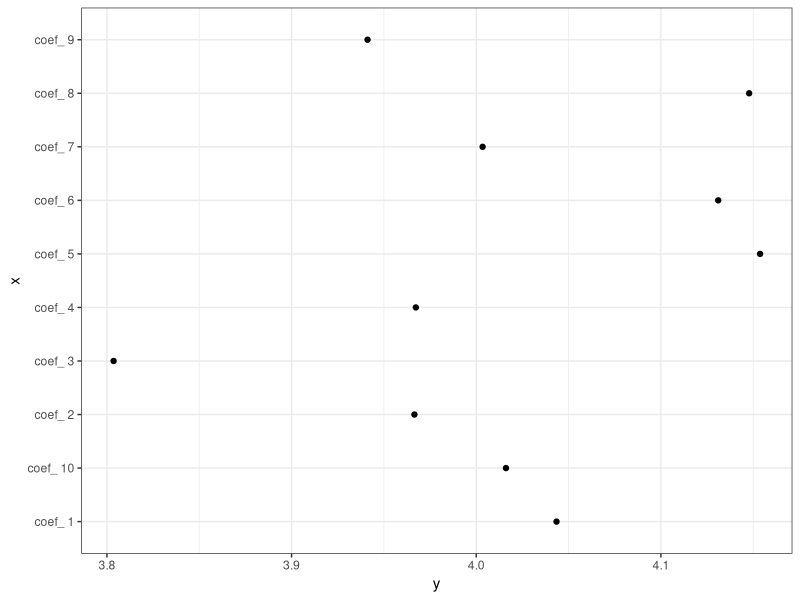
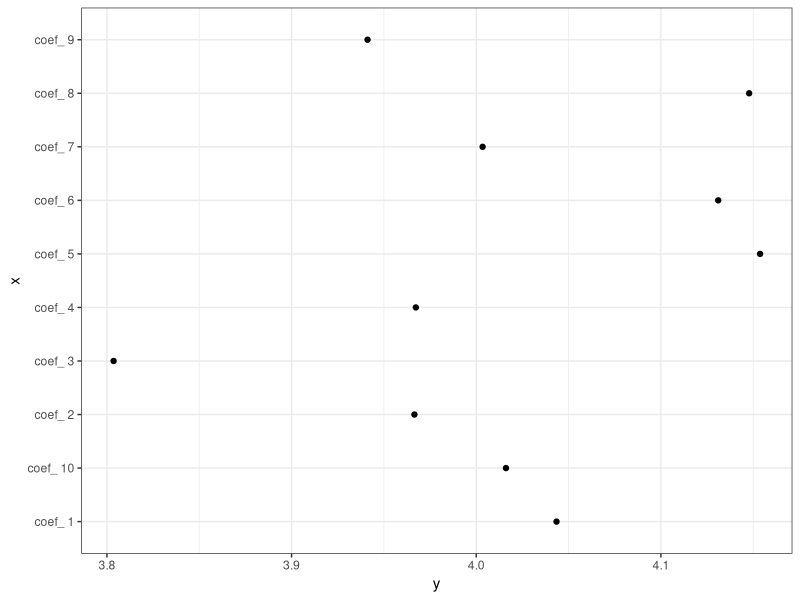
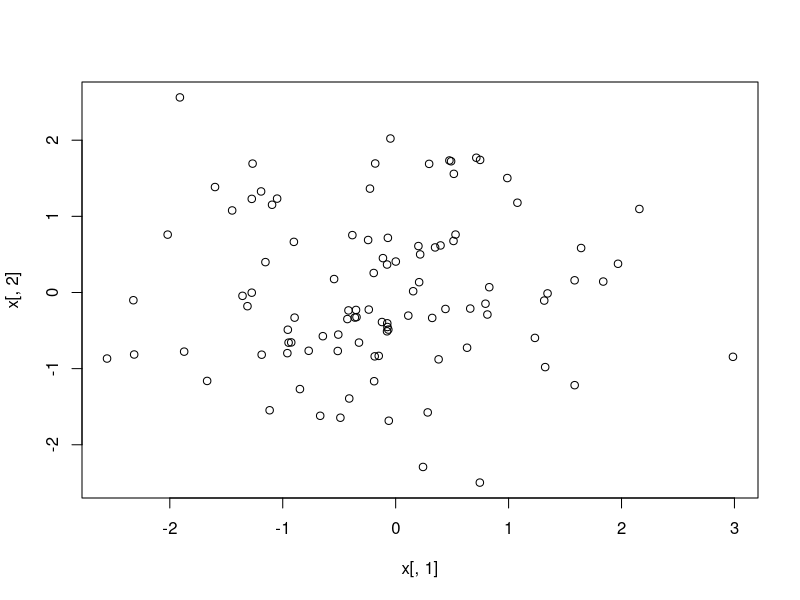

Generate these figures, in order, with R:
# S3
# Klasa: MyGreatGreatLinearModel
fit_gglm = function(X, y) {
    model = lm(y ~ X)
    # structure(model, class = "MyGreatGreatLinearModel")
    class(model) <- c("MyGreatGreatLinearModel", class(model))
    model
}

X = MASS::mvrnorm(n = 100, mu = rep(0, 10), Sigma = diag(1, 10))
y = X%*%rep(4, 10) + rnorm(100)

o_model = fit_gglm(X, y)
class(o_model)

summary.MyGreatGreatLinearModel = function(x, ...) {
    paste("The biggest coefficient is", max(coef(x)), "WOW")
}

library(ggplot2)

plot.MyGreatGreatLinearModel = function(x, ...) {
    ggplot(data.frame(x = paste("coef_", 1:10), y = coef(x)[2:11]), aes(x, y)) +
        geom_point() +
        coord_flip() +
        theme_bw()
}

plot(o_model)

summary(o_model)
summary(unclass(o_model))

# S4
library(methods)

setClass("MyGreatGreatLinearModel",
         slots = list(model = "lm"))
# setClass("MyGreatGreatLinearModel", contains = "lm")
os4_model = new("MyGreatGreatLinearModel", model = lm(y ~ X))

os4_model

setGeneric("our_plot", function(x, ...) {
    standardGeneric("our_plot")
})

# os4_model$model

setMethod("our_plot", signature("MyGreatGreatLinearModel"),
          function(x, ...) {
              ggplot(data.frame(x = paste("coef_", 1:10),
                                y = coef(x@model)[2:11]),
                     aes(x, y)) +
                  geom_point() +
                  coord_flip() +
                  theme_bw()
          })
our_plot(os4_model)

setMethod("our_plot", signature("data.frame"),
          function(x, ...) {
              plot(x[, 1], x[, 2])
          })

our_plot(as.data.frame(X))

# Przeczytać Hadleya - rozdział OOP
# Rozszerzyć konstruktor klasy S3 o metodę imputacji w dwóch wersjach:
#   - z parametrem imputation_method = "napis",
#   - z parametrem imputer dla którego istnieje metoda our_impute / impute
#   - w wyniku zwrócić np. listę modelu i informacji nt. metody imputacji i liczby braków
# Napisać metodę plot i metodę summary (z info nt. braków i współczynników)
# Powtórzyć to dla S4
# Dla S4 napisać gettery dla modelu i informacji nt. braków danych
# getModel(our_s4_model), getMissignessInfo(our_model_s4)
# ew. powtórzyć dla R6
# ew. zobaczyć, co jest najszybsze
# Koniecznie: skomentować, które rozwiązanie uważacie za najlepsze
#

# R6
library(R6)
# Mt uzupełni
